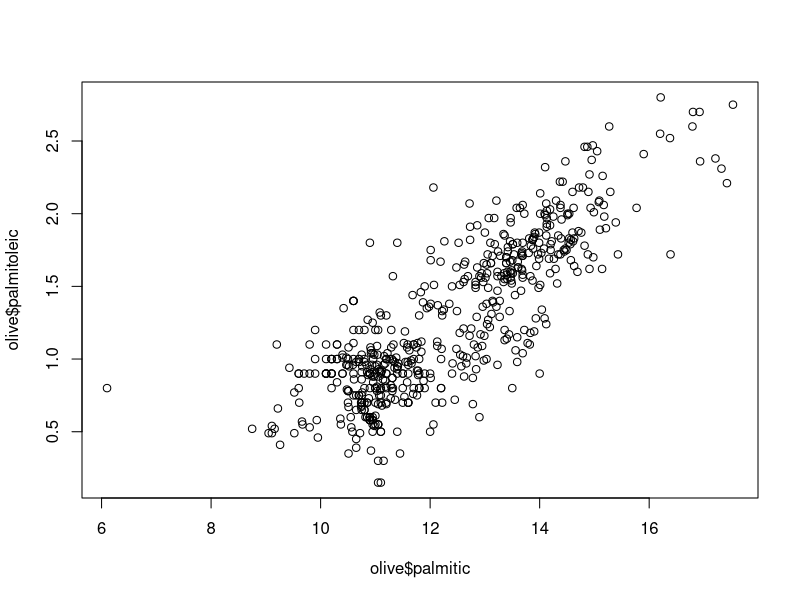
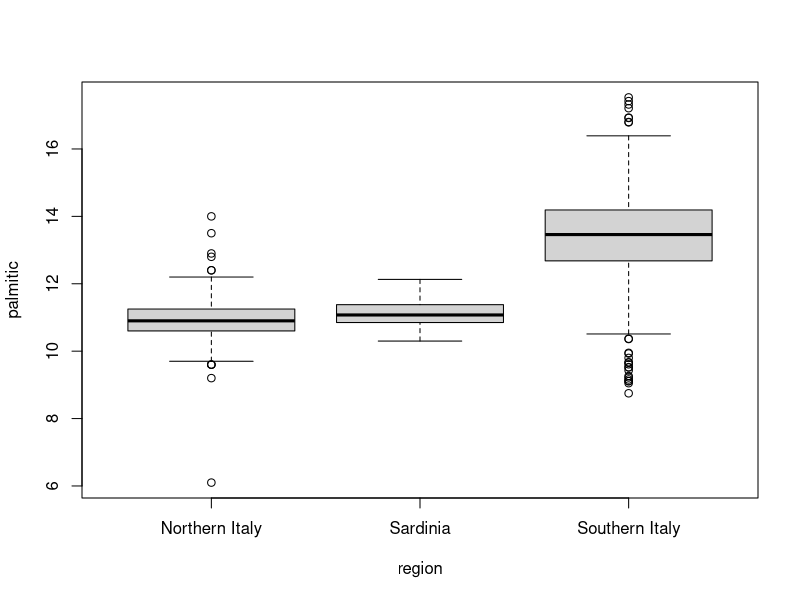
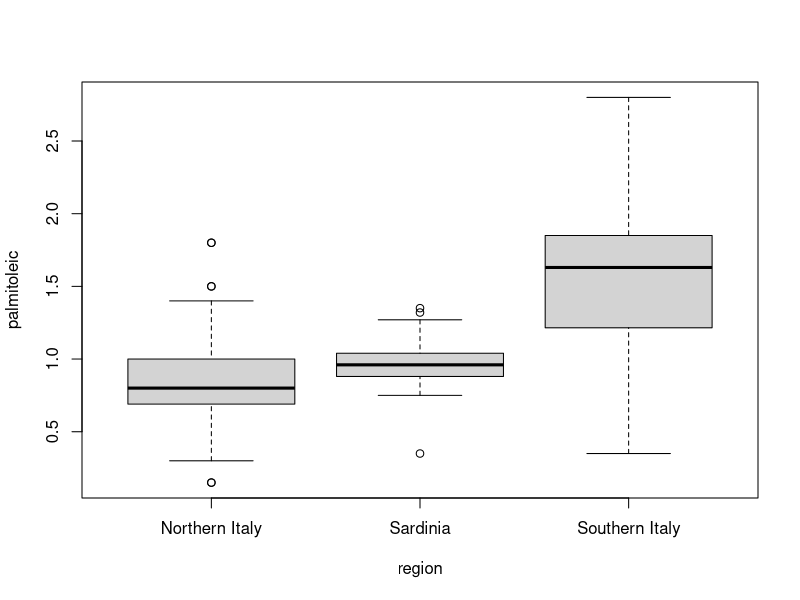
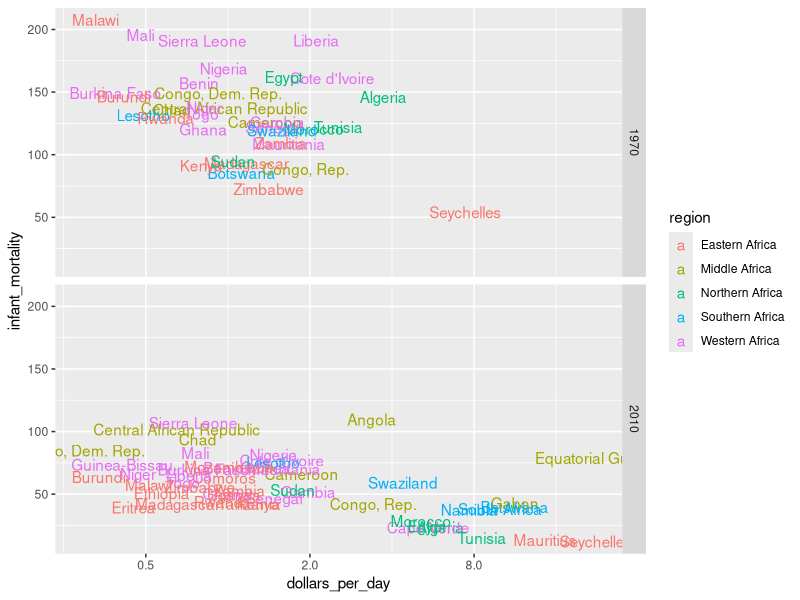

The R script that drew these images, in order:
library(dslabs)
data(olive)
head(olive)
olive$palmitic
plot(olive$palmitic ,olive$palmitoleic)


boxplot(palmitic ~ region, data = olive)
boxplot(palmitoleic ~ region , data = olive)

library(dplyr)
library(ggplot2)
library(dslabs)
data(gapminder)
gapminder %>% 
  mutate(dollars_per_day = gdp/population/365) %>%
  filter(continent == "Africa" & year %in% c(1970, 2010) & !is.na(dollars_per_day) & !is.na(infant_mortality)) %>%
  ggplot(aes(dollars_per_day, infant_mortality, color = region, label = country)) +
  geom_text() + 
  scale_x_continuous(trans = "log2") +
  facet_grid(year~.)
